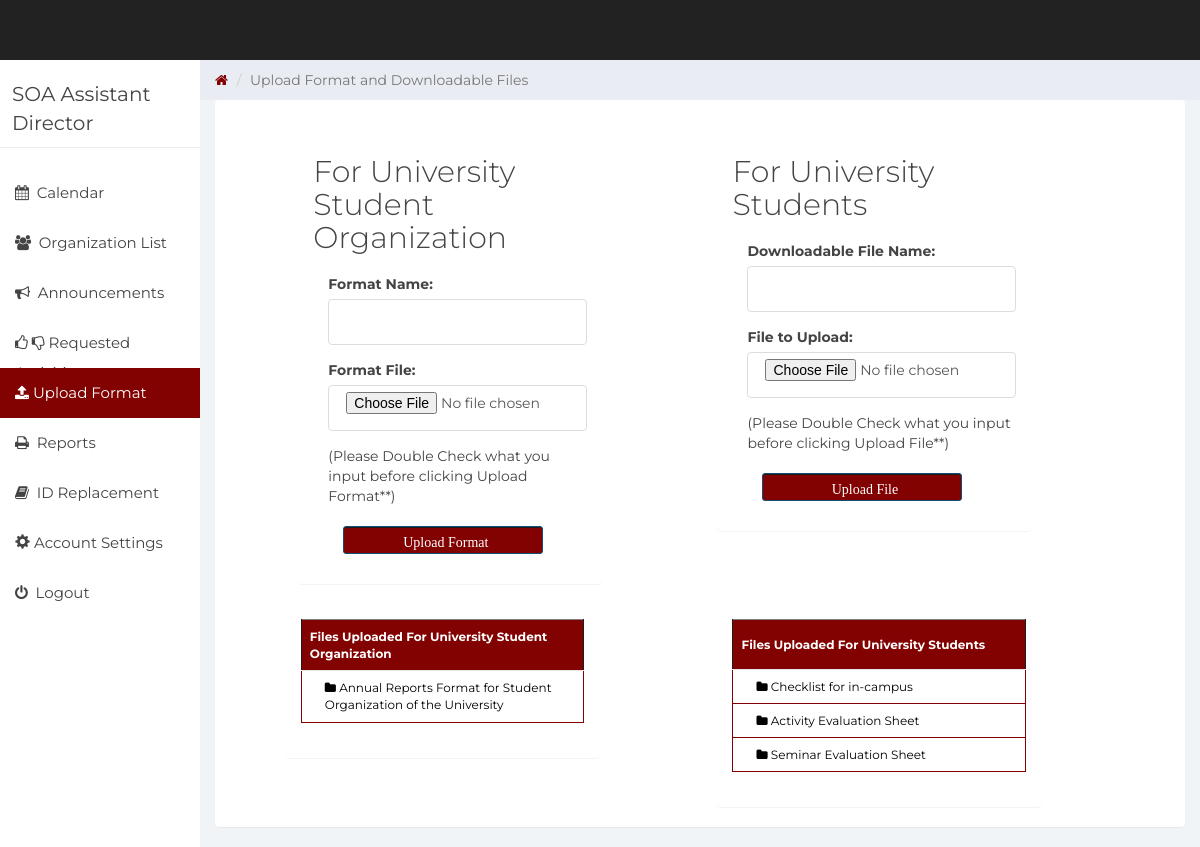
/admin/up.php, run on the app's committed database.
### tables this page shows
CREATE TABLE `format` (
  `id` int(11) NOT NULL,
  `name` varchar(255) DEFAULT NULL,
  `format` varchar(255) DEFAULT NULL
);

CREATE TABLE `studform` (
  `id` int(11) NOT NULL,
  `name` varchar(255) DEFAULT NULL,
  `format` varchar(255) DEFAULT NULL
);

### admin/up.php (the view, shortened to what this page needs)
<!DOCTYPE html>
<html>
<head>
	<link href="css/bootstrap.min.css" rel="stylesheet">
	<link href="css/font-awesome.min.css" rel="stylesheet">
	<link href="css/datepicker3.css" rel="stylesheet">
	<link href="css/styles.css" rel="stylesheet">
</head>
<body>
	<nav class="navbar navbar-custom navbar-fixed-top" role="navigation">
	</nav>
	<div id="sidebar-collapse" class="col-sm-3 col-lg-2 sidebar">
		<div class="profile-sidebar">
			<div class="profile-usertitle">
				<div class="profile-usertitle-name">SOA Assistant Director</div>
			</div>
		</div>
		<ul class="nav menu">
<li><a href="index.php"><em class="fa fa-calendar">&nbsp;</em> Calendar</a></li>
			<li><a href="ann.php"><em class="fa fa-users">&nbsp;</em> Organization List</a></li>
			<li><a href="news.php"><em class="fa fa-bullhorn">&nbsp;</em> Announcements</a></li>
			<li><a href="app.php"><em class="fa fa-thumbs-o-up"></em>&nbsp;<em class="fa fa-thumbs-o-down"></em> Requested Activities</a></li>
			<li class="active"><a href="up.php"><em class="fa fa-upload"> </em> Upload Format</a></li>
			<li><a href="reports.php"><em class="fa fa-print">&nbsp;</em> Reports</a></li>
			<li><a href="replace.php"><em class="fa fa-book">&nbsp;</em> ID Replacement</a></li>
			<li><a href="account.php"><em class="glyphicon glyphicon-cog"></em> Account Settings</a></li>
			<li><a href="../index.php"><em class="fa fa-power-off">&nbsp;</em> Logout</a></li>
		</ul>
	</div>
	<div class="col-sm-9 col-sm-offset-3 col-lg-10 col-lg-offset-2 main">
		<div class="row">
			<ol class="breadcrumb">
				<li><a href="up.php">
					<em class="fa fa-home"></em>
				</a></li>
				<li class="active">Upload Format and Downloadable Files</li>
			</ol>
		</div>
		<div class="panel panel-container" style="min-height:500px">
<div class="row">
<div class="col-xs-10 col-xs-offset-1 col-sm-8 col-sm-offset-2 col-md-4 col-md-offset-1">
<div class="login-panel panel panel-default">
<div class="panel-body">
      <h2>For University Student Organization</h2>
 <form action="formatexec.php" method="POST" enctype="multipart/form-data" accept-charset="utf-8" style="margin-left:15px">
									<div class="form-group">
	<div class="form-group">
	<label>Format Name:</label>
	<input type="text" name="name" class="form-control">
	</div>
	<div class="form-group">
	<label>Format File:</label>
	<input type="file" name="file_array" class="form-control">
	</div>(Please Double Check what you input before clicking Upload Format**)<br><br>
<input type="submit" value="Upload Format" name="submit" class="myButton">
</form>
</div>
</div>
</div>
</div>
<div class="row">
<div class="col-xs-10 col-xs-offset-1 col-sm-8 col-sm-offset-2 col-md-4 col-md-offset-1">
<div class="login-panel panel panel-default">
<div class="panel-body">
<h2>For University Students</h2>
 <form action="studformexec.php" method="POST" enctype="multipart/form-data" accept-charset="utf-8" style="margin-left:15px">
									<div class="form-group">
	<div class="form-group">
	<label>Downloadable File Name:</label>
	<input type="text" name="name" class="form-control">
	</div>
	<div class="form-group">
	<label>File to Upload:</label>
	<input type="file" name="file_array" class="form-control">
	</div>(Please Double Check what you input before clicking Upload File**)<br><br>
<input type="submit" value="Upload File" name="submit" class="myButton">
</form>
</div>
</div>
</div>
</div>
</div>
<div class="row">
<div class="col-xs-10 col-xs-offset-1 col-sm-8 col-sm-offset-2 col-md-4 col-md-offset-1">
<div class="login-panel panel panel-default">
<div class="panel-body">
<table width="100%" border="1" style="border-collapse:collapse;font-size:15px;padding:5px;" class="tftable order-table table bluetext">
			<thead>
				<th style="color:#FFF">Files Uploaded For University Student Organization</th>
			</thead>
			<tbody>
		 <?php
		$result = mysql_query("SELECT * FROM format ORDER BY ID DESC");
		while($row = mysql_fetch_array($result))
		{
		echo '<tr>';
      echo '<td><div class="fakeimg" style="margin-left:15px"> <a href="../format/'.$row["format"].'" download style="color:#000"><i class="fa fa-folder"></i>&nbsp;'.$row["name"].' </td></div>';
		}
?>
  </div>
</div>
</div>
<div class="row">
<div class="col-xs-10 col-xs-offset-1 col-sm-8 col-sm-offset-2 col-md-4 col-md-offset-1">
<div class="login-panel panel panel-default">
<div class="panel-body">
<table width="100%" border="1" style="border-collapse:collapse;font-size:15px;padding:5px;" class="tftable order-table table bluetext">
			<thead>
				<th style="color:#FFF">Files Uploaded For University Students</th>
			</thead>
			<tbody>
		 <?php
		$result = mysql_query("SELECT * FROM studform ORDER BY ID DESC");
		while($row = mysql_fetch_array($result))
		{
		echo '<tr>';
      echo '<td><div class="fakeimg" style="margin-left:15px"> <a href="../studentform/'.$row["format"].'" download style="color:#000"><i class="fa fa-folder"></i>&nbsp;'.$row["name"].' </td></div>';
		}
?>
	    </div>
</div>
</body>
</html>

### admin/css/styles.css (style rules this page uses)
body { background: #f1f4f7; padding-top: 60px; font-size: 14px; color: #444444; font-family: "Montserrat", "Helvetica Neue", Helvetica, Arial, sans-serif; }
a, a:hover, a:focus { color: #820101; }
h1, h2, h3, h4, h5, h6 { color: #444444; }
h2 { font-weight: 300; margin-bottom: 20px; }
input.form-control { border: 1px solid #ddd; box-shadow: none; height: 46px; }
.navbar-custom { background: #222; height: 60px; }
.panel { border: 0; }
.panel-container { padding-top: 20px; }
.navbar { border: 0; }
.sidebar { display: block; padding: 0; display: none; box-shadow: none; background: #fff; }
.sidebar ul { margin: 20px 0px; }
@media (min-width: 768px) { .sidebar { display: block; position: fixed; top: 60px; bottom: 0; left: 0; z-index: 1000; display: block; margin: 0; padding: 0; overflow-x: hidden; overflow-y: auto; } }
.sidebar ul.nav .active a, .sidebar ul.nav li.parent a.active, .sidebar ul.nav .active > a:hover, .sidebar ul.nav li.parent a.active:hover, .sidebar ul.nav .active > a:focus, .sidebar ul.nav li.parent a.active:focus { color: #fff; background-color: #820101; }
.sidebar ul.nav li a { height: 50px; font-size: 15px; line-height: 2em; color: #444444; }
.profile-sidebar { padding: 10px 0; border-bottom: 1px solid #e9ecf2; }
.profile-usertitle { float: left; text-align: left; margin: 10px 0 0 12px; }
.profile-usertitle-name { font-size: 20px; margin-bottom: 0px; }
.breadcrumb { border-radius: 0; padding: 10px 15px 10px 15px; background: #e9ecf2; margin: 0; }
.table { background: #fff; }
.table > thead > tr > th { border-bottom: 1px solid #e6e7e8; vertical-align: middle; height: 50px; }

### admin/up.php (style rules this page uses)
.tftable th { font-size:12px;background-color:#820101;border-width: 1px;padding: 8px;border-style: solid;border-color: #1D1B1B;text-align:left; }
.tftable tr { background-color:#FFF; }
.tftable td { font-size:12px;border-width: 1px;padding: 8px;border-style: solid;border-color: #820101;color:#FFF; }
.tftable a { text-decoration:none;color:#FFF; }
.myButton { margin-left:15px; -moz-box-shadow:inset 0px 1px 0px 0px #1D1B1B; -webkit-box-shadow:inset 0px 1px 0px 0px #1D1B1B; box-shadow:inset 0px 1px 0px 0px #1D1B1B; background-color:#820101; -moz-border-radius:3px; -webkit-border-radius:3px; border-radius:3px; border:1px solid #124d77; display:inline-block; cursor:pointer; color:#ffffff; font-family: arial black; font-size:14px; padding:6px 24px; text-decoration:none; text-shadow:0px 1px 0px #820101; }
input { width: 200px; border: 2px dashed #DDD; font-size: 15px; text-indent: 5px; height: 28px; }

### data on the page
format: name "Annual Reports Format for Student Organization of the University"
studform: name "Checklist for in-campus"
studform: name "Activity Evaluation Sheet"
studform: name "Seminar Evaluation Sheet"
